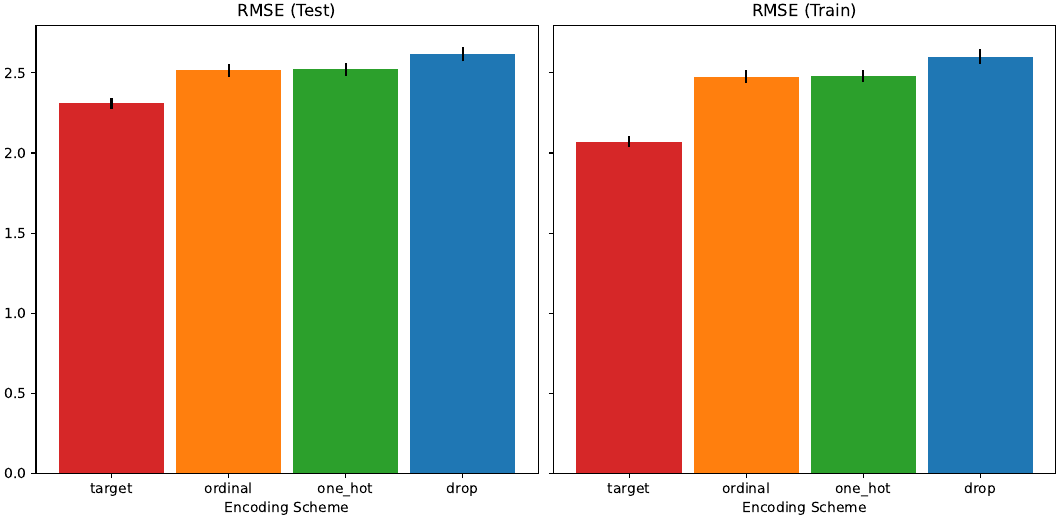

Reproduce this figure in Python.
from sklearn.datasets import fetch_openml
from sklearn.compose import ColumnTransformer
from sklearn.preprocessing import OneHotEncoder, OrdinalEncoder, TargetEncoder
from sklearn.ensemble import HistGradientBoostingRegressor
from sklearn.model_selection import cross_validate
from sklearn.pipeline import make_pipeline
import matplotlib.pyplot as plt
import pandas as pd

wine_reviews = fetch_openml(data_id=42074, as_frame=True)
df = wine_reviews.frame
df.head()

numerical_features = ["price"]
categorical_features = [
    "country",
    "province",
    "region_1",
    "region_2",
    "variety",
    "winery",
]
target_name = "points"

n_unique_categories = df[categorical_features].nunique()
print(n_unique_categories.sort_values(ascending=False))

X = df[numerical_features + categorical_features]
y = df[target_name]

categorical_preprocessors = [
    ("drop", "drop"),
    ("ordinal", OrdinalEncoder(handle_unknown="use_encoded_value", unknown_value=-1)),
    ("one_hot", OneHotEncoder(handle_unknown="ignore", max_categories=20, sparse_output=False)),
    ("target", TargetEncoder(target_type="continuous")),
]

n_cv_folds = 3
max_iter = 20
results = []


def evaluate_model_and_store(name, pipe):
    result = cross_validate(
        pipe,
        X,
        y,
        scoring="neg_root_mean_squared_error",
        cv=n_cv_folds,
        return_train_score=True,
    )
    rmse_test_score = -result["test_score"]
    rmse_train_score = -result["train_score"]
    results.append(
        {
            "preprocessor": name,
            "rmse_test_mean": rmse_test_score.mean(),
            "rmse_test_std": rmse_train_score.std(),
            "rmse_train_mean": rmse_train_score.mean(),
            "rmse_train_std": rmse_train_score.std(),
        }
    )

for name, categorical_preprocessor in categorical_preprocessors:
    preprocessor = ColumnTransformer(
        [
            ("numerical", "passthrough", numerical_features),
            ("categorical", categorical_preprocessor, categorical_features),
        ]
    )
    pipe = make_pipeline(
        preprocessor, HistGradientBoostingRegressor(random_state=0, max_iter=max_iter)
    )
    evaluate_model_and_store(name, pipe)

results_df = (
    pd.DataFrame(results).set_index("preprocessor").sort_values("rmse_test_mean")
)

fig, (ax1, ax2) = plt.subplots(
    1, 2, figsize=(10.6, 5.2), sharey=True, constrained_layout=True
)
xticks = range(len(results_df))
name_to_color = dict(
    zip((r["preprocessor"] for r in results), ["C0", "C1", "C2", "C3", "C4"])
)

for subset, ax in zip(["test", "train"], [ax1, ax2]):
    mean, std = f"rmse_{subset}_mean", f"rmse_{subset}_std"
    data = results_df[[mean, std]].sort_values(mean)
    ax.bar(
        x=xticks,
        height=data[mean],
        yerr=data[std],
        width=0.9,
        color=[name_to_color[name] for name in data.index],
    )
    ax.set(
        title=f"RMSE ({subset.title()})",
        xlabel="Encoding Scheme",
        xticks=xticks,
        xticklabels=data.index,
    )

fig.savefig('CM2_targetencoding.pdf', format='pdf')